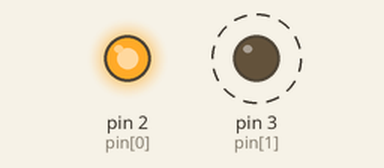
A sketch run on a simulated Arduino Uno, built with avr-gcc and run on an emulated ATmega328P. Shown: output pins drawn as LEDs (lit = HIGH). Dashed ring = blinking.

Above: at 0.05 s.
At 2.6 s:
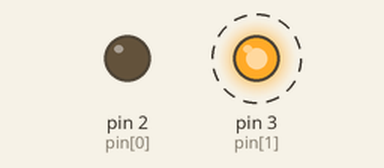
Timing chart, 0 to 3.0 s (numbered marks = the images above):
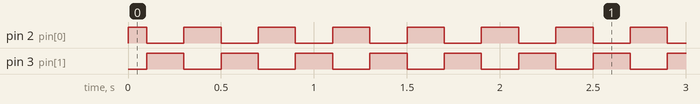

Measured:
- by itself, pin 2 (pin[0]): repeats every 0.40 s: LOW 0.20 s, HIGH 0.20 s
- by itself, pin 3 (pin[1]): alternates HIGH for 0.20 s and LOW for 0.20 s

The sketch:

Exerc_cio_4_-_ascender_dois_LEDs_com_array.ino
```cpp
int wait = 100;
int pin[] = {2, 3};
int numberPins = 2;

void setup() {
  for (int pinArduino = 0; pinArduino < numberPins; pinArduino++) {
    pinMode(pin[pinArduino], HIGH);
  }
}

void loop() {
  for (int pinArduino = 0; pinArduino < numberPins; pinArduino++) {
    digitalWrite(pin[pinArduino], HIGH);
    delay(wait);
    digitalWrite(pin[pinArduino], LOW);
  }

  for (int pinsArduino = numberPins - 1; pinsArduino >= 0; pinsArduino--) {
    digitalWrite(pin[pinsArduino], HIGH);
    delay(wait);
    digitalWrite(pin[pinsArduino], LOW);
  }
}
```
